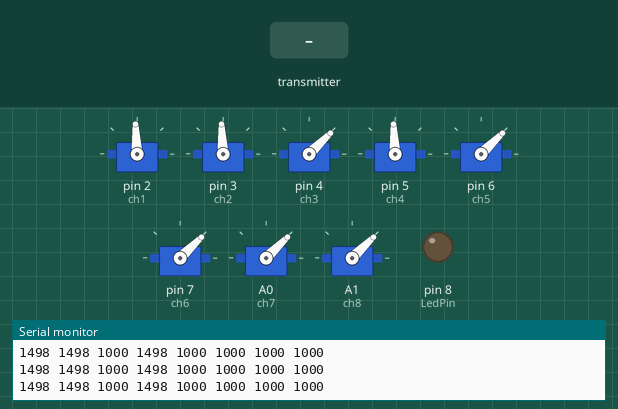
The sketch below on a simulated Arduino Uno, built with avr-gcc and run on an emulated ATmega328P. Shown: 8 × servo, output pins drawn as LEDs (lit = HIGH), the last lines printed to the serial monitor. The test bench sets the inputs (shaded band). No radio packets arrive unless stated.

Above: at 2.2 s.
2.3 s: the transmitter starts sending aux1 = 128
At 3.5 s:
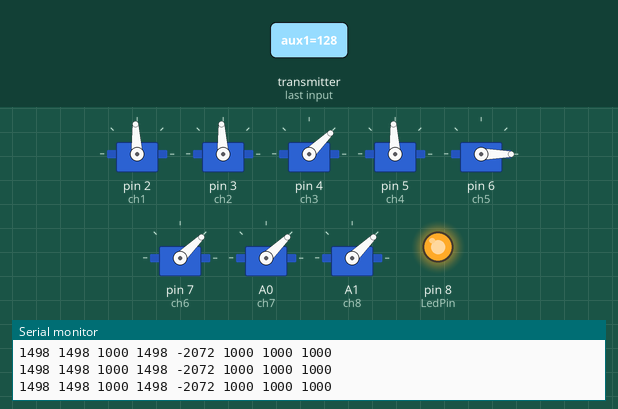
3.8 s: the transmitter starts sending aux2 = 128
At 5.0 s:
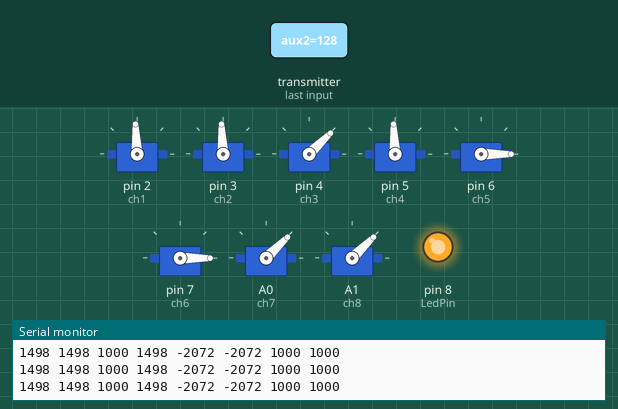
5.3 s: the transmitter starts sending aux3 = 128
At 6.5 s:
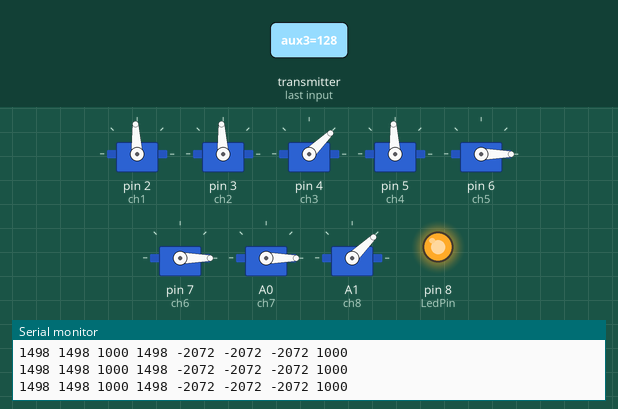
6.8 s: the transmitter starts sending aux4 = 128
At 7.8 s:
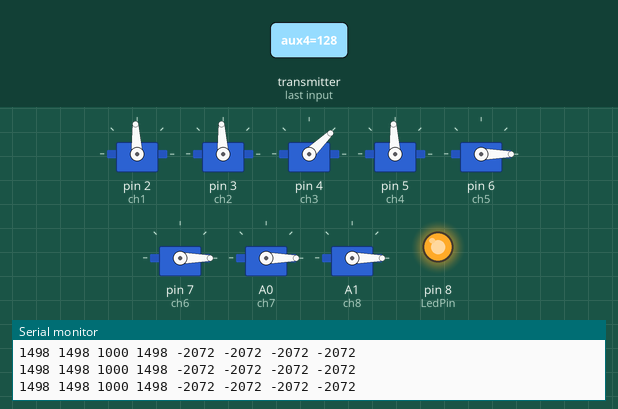
8.3 s: the transmitter starts sending throttle = 64
At 9.5 s:
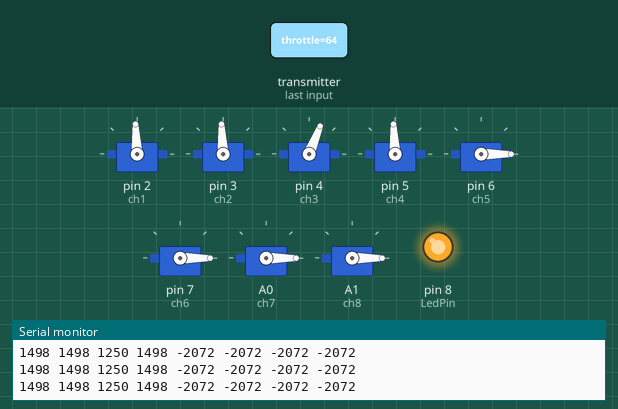
9.8 s: the transmitter starts sending yaw = 0
At 10.6 s:
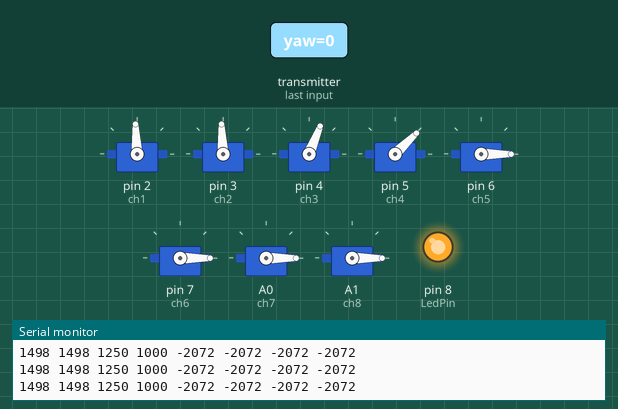
Timing chart, 0 to 12.3 s (numbered marks = the images above; inputs shaded):
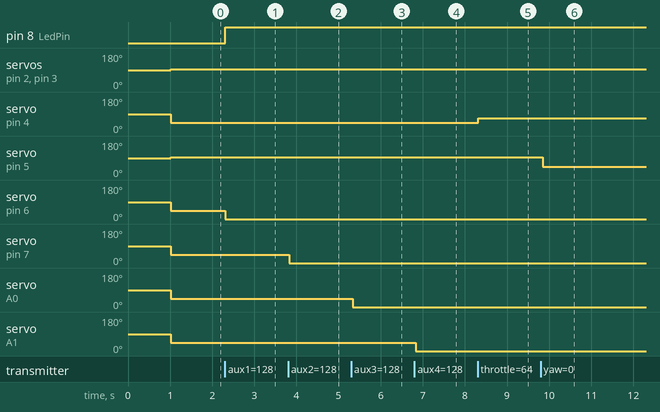

Measured:
- after the input at 2.3 s, pin 8 (LedPin): LOW → HIGH at once; servo on pin 6 (ch5): 44° → 0° at once
- after the input at 3.8 s, servo on pin 7 (ch6): 44° → 0° at once
- after the input at 5.3 s, servo on A0 (ch7): 44° → 0° at once
- after the input at 6.8 s, servo on A1 (ch8): 44° → 0° at once
- after the input at 8.3 s, servo on pin 4 (ch3): 44° → 68° at once
- after the input at 9.8 s, servo on pin 5 (ch4): 93° → 44° after 0.05 s

The sketch:

8_Channel_Receiver.ino
```cpp
// 8 Channel PWM Receiver
// Ayush Sharma
// https://github.com/Ayush-Zone

#include <SPI.h>
#include <nRF24L01.h>
#include <RF24.h>
#include <Servo.h>
int ch_width_1 = 0;
int ch_width_2 = 0;
int ch_width_3 = 0;
int ch_width_4 = 0;
int ch_width_5 = 0;
int ch_width_6 = 0;
int ch_width_7 = 0;
int ch_width_8 = 0;

Servo ch1;
Servo ch2;
Servo ch3;
Servo ch4;
Servo ch5;
Servo ch6;
Servo ch7;
Servo ch8;

int LedPin = 8;

struct Signal {
byte throttle;
byte yaw;
byte pitch;
byte roll;
byte aux1;
byte aux2;
byte aux3;
byte aux4;
};

Signal data;
const uint64_t pipeIn = 0xE9E8F0F0E1LL;
RF24 radio(9, 10);
void ResetData()
{
data.roll = 127;
data.pitch = 127;
data.throttle = 0;
data.yaw = 127;
data.aux1 = 0;
data.aux2 = 0;
data.aux3 = 0;
data.aux4 = 0;
}
void setup()
{
  Serial.begin(9600);
  radio.begin();
  radio.startListening();
  radio.openReadingPipe (1,pipeIn);
  radio.setAutoAck(false);
  radio.setCRCLength(RF24_CRC_8);
  radio.setDataRate(RF24_250KBPS);
  radio.setPALevel(RF24_PA_MAX);
  radio.setChannel(108);
  ResetData();


  ch1.attach(2);
  ch2.attach(3);
  ch3.attach(4);
  ch4.attach(5);
  ch5.attach(6);
  ch6.attach(7);
  ch7.attach(A0);
  ch8.attach(A1);

  pinMode(LedPin, OUTPUT);

  delay(1000);

}

unsigned long lastRecvTime = 0;
void recvData()
{
while ( radio.available() ) {
radio.read(&data, sizeof(Signal));
lastRecvTime = millis();
digitalWrite(LedPin, HIGH);
}
}
void loop()
{
recvData();
unsigned long now = millis();
if ( now - lastRecvTime > 1000 ) {
ResetData();
digitalWrite(LedPin, LOW);
}


ch_width_1 = map(data.roll,     0, 255, 1000, 2000);
ch_width_2 = map(data.pitch,    0, 255, 1000, 2000);
ch_width_3 = map(data.throttle, 0, 255, 1000, 2000);
ch_width_4 = map(data.yaw,      0, 255, 1000, 2000);

ch_width_5 = map(data.aux1,     0,   1, 1000, 2000);
ch_width_6 = map(data.aux2,     0,   1, 1000, 2000);
ch_width_7 = map(data.aux3,     0,   1, 1000, 2000);
ch_width_8 = map(data.aux4,     0,   1, 1000, 2000);

ch1.writeMicroseconds(ch_width_1);
ch2.writeMicroseconds(ch_width_2);
ch3.writeMicroseconds(ch_width_3);
ch4.writeMicroseconds(ch_width_4);
ch5.writeMicroseconds(ch_width_5);
ch6.writeMicroseconds(ch_width_6);
ch7.writeMicroseconds(ch_width_7);
ch8.writeMicroseconds(ch_width_8);


// Serial.println(data.pitch);
// Serial.print(" ");
//Serial.print(data.throttle);
//Serial.print(" ");
//Serial.print(data.yaw);
//Serial.print(" ");
// Serial.print(data.roll);
// Serial.print(" ");
//Serial.print(data.aux1);
//Serial.print(" ");
//Serial.print(data.aux2);
//Serial.print(" ");
Serial.print(ch_width_1);
Serial.print(" ");
Serial.print(ch_width_2);
Serial.print(" ");
Serial.print(ch_width_3);
Serial.print(" ");
Serial.print(ch_width_4);
Serial.print(" ");
Serial.print(ch_width_5);
Serial.print(" ");
Serial.print(ch_width_6);
Serial.print(" ");
Serial.print(ch_width_7);
Serial.print(" ");
Serial.print(ch_width_8);
Serial.println(" ");

}
```
